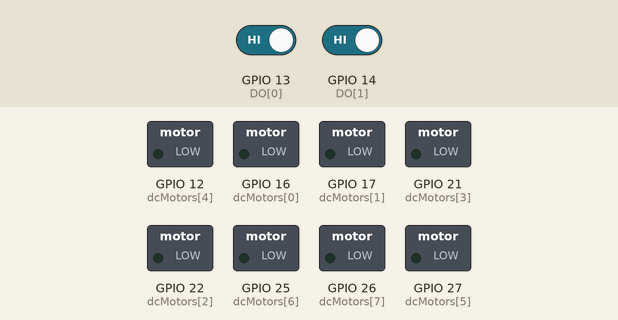
This sketch was run on a simulated ESP32. Parts: switched loads named in the sketch (green lamp = pin HIGH). The inputs (shaded band) are chosen by the test bench; at power-on: GPIO 13 (DO[0]) HIGH, GPIO 14 (DO[1]) HIGH.

Above: at 1.2 s.
1.3 s: GPIO 13 (DO[0]) driven LOW
At 1.9 s:
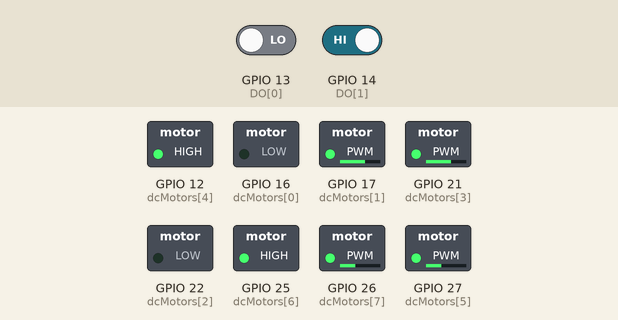
2.8 s: GPIO 14 (DO[1]) driven LOW
At 4.0 s:
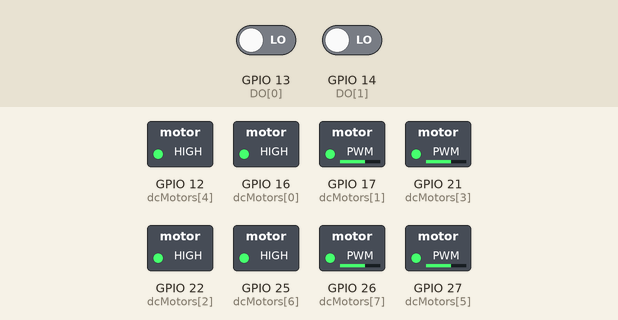
4.3 s: GPIO 13 (DO[0]) driven HIGH
At 5.4 s:
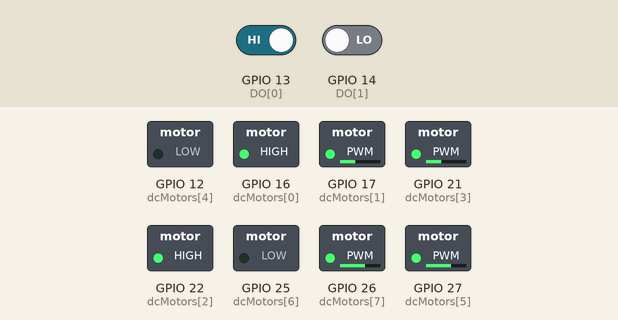
Timing chart, 0 to 7.3 s (numbered marks = the images above; inputs shaded):
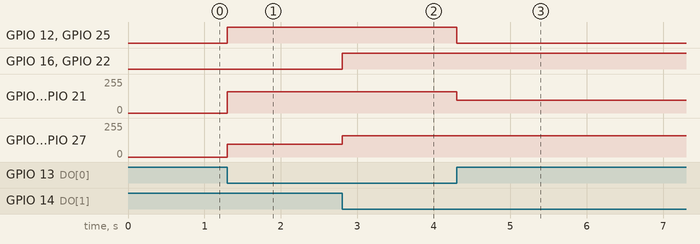

The sketch:

351_2.ino
```cpp
#include "soc/soc.h"
#include "soc/rtc_cntl_reg.h"

extern const int SPEED_MAX_FB;

const int DO[] = {13,14};

void setup() {
  WRITE_PERI_REG(RTC_CNTL_BROWN_OUT_REG, 0);

  Serial.begin(115200);

  initMotor();

  for(int i=0;i<sizeof(DO)/sizeof(DO[0]);i++)
    pinMode(DO[i], INPUT);
}

long speedFwd = 128;
long speedCurve = 256+128;

void loop() {

  uint8_t right = digitalRead(DO[0]);
  uint8_t left = digitalRead(DO[1]);

  if (left==0 && right==0) {
    goForward(speedFwd);
  } else if (left==1 && right==1) {
    stopMotor();
  } else if (left==0 && right==1) {
    turnLeft(speedCurve);
  } else if (left==1 && right==0) {
    turnRight(speedCurve);
  }

}
```

motor_control.ino
```cpp
const int dcMotors[] = {16,17,22,21,12,27,25,26};
const int mot_channels[] = {0,1,2,3};
const int mot_freq = 10000;
const int mot_res = 10;

const int SPEED_MIN = 256;
const int SPEED_MAX = 1024;

const int forward[] = {HIGH,LOW};
const int backward[] = {LOW,HIGH};
const int stop[] = {LOW,LOW};

const int SPEED_MAX_FB = SPEED_MAX - SPEED_MIN;

void initMotor() {
  for(int i=0;i<sizeof(dcMotors)/sizeof(dcMotors[0]);i+=2) {
    pinMode(dcMotors[i], OUTPUT);
    ledcAttachPin(dcMotors[i+1], mot_channels[i/2]);
    ledcSetup(mot_channels[i/2], mot_freq, mot_res);
  }
}

void goForward(long spd) {

  if(spd<0) spd=0;
  spd += SPEED_MIN;
  if(spd>SPEED_MAX) spd = SPEED_MAX;

  for(int i=0;i<sizeof(dcMotors)/sizeof(dcMotors[0]);i+=2) {
    digitalWrite(dcMotors[i], forward[i%2]);
    ledcWrite(mot_channels[i/2], SPEED_MAX-spd);
  }

}

void stopMotor() {
  for(int i=0;i<sizeof(dcMotors)/sizeof(dcMotors[0]);i+=2) {
    digitalWrite(dcMotors[i], stop[i%2]);
    ledcWrite(mot_channels[i/2], 0);
  }
}

void goBackward(long spd) {

  if(spd<0) spd=0;
  spd += SPEED_MIN;
  if(spd>SPEED_MAX) spd = SPEED_MAX;

  for(int i=0;i<sizeof(dcMotors)/sizeof(dcMotors[0]);i+=2) {
    digitalWrite(dcMotors[i], backward[i%2]);
    ledcWrite(mot_channels[i/2], spd);
  }

}

void turnLeft(long spd) {

  if(spd<0) spd=0;
  spd += SPEED_MIN;
  if(spd>SPEED_MAX) spd = SPEED_MAX;

  for(int i=0;i<4;i+=2) {
    digitalWrite(dcMotors[i], forward[i%2]);
    ledcWrite(mot_channels[i/2], SPEED_MAX - spd);
  }

  for(int i=4;i<8;i+=2) {
    digitalWrite(dcMotors[i], backward[i%2]);
    ledcWrite(mot_channels[i/2], spd);
  }

}

void turnRight(long spd) {

  if(spd<0) spd=0;
  spd += SPEED_MIN;
  if(spd>SPEED_MAX) spd = SPEED_MAX;

  for(int i=0;i<4;i+=2) {
    digitalWrite(dcMotors[i], backward[i%2]);
    ledcWrite(mot_channels[i/2], spd);
  }

  for(int i=4;i<8;i+=2) {
    digitalWrite(dcMotors[i], forward[i%2]);
    ledcWrite(mot_channels[i/2], SPEED_MAX - spd);
  }

}
```

Measured:
- after the input at 1.3 s, GPIO 12 (dcMotors[4]), GPIO 25 (dcMotors[6]): LOW → HIGH at once; GPIO 17 (dcMotors[1]), GPIO 21 (dcMotors[3]): 0/255 → 159/255 at once; GPIO 26 (dcMotors[7]), GPIO 27 (dcMotors[5]): 0/255 → 96/255 at once
- after the input at 2.8 s, GPIO 16 (dcMotors[0]), GPIO 22 (dcMotors[2]): LOW → HIGH at once; GPIO 26 (dcMotors[7]), GPIO 27 (dcMotors[5]): 96/255 → 159/255 at once
- after the input at 4.3 s, GPIO 12 (dcMotors[4]), GPIO 25 (dcMotors[6]): HIGH → LOW at once; GPIO 17 (dcMotors[1]), GPIO 21 (dcMotors[3]): 159/255 → 96/255 at once
